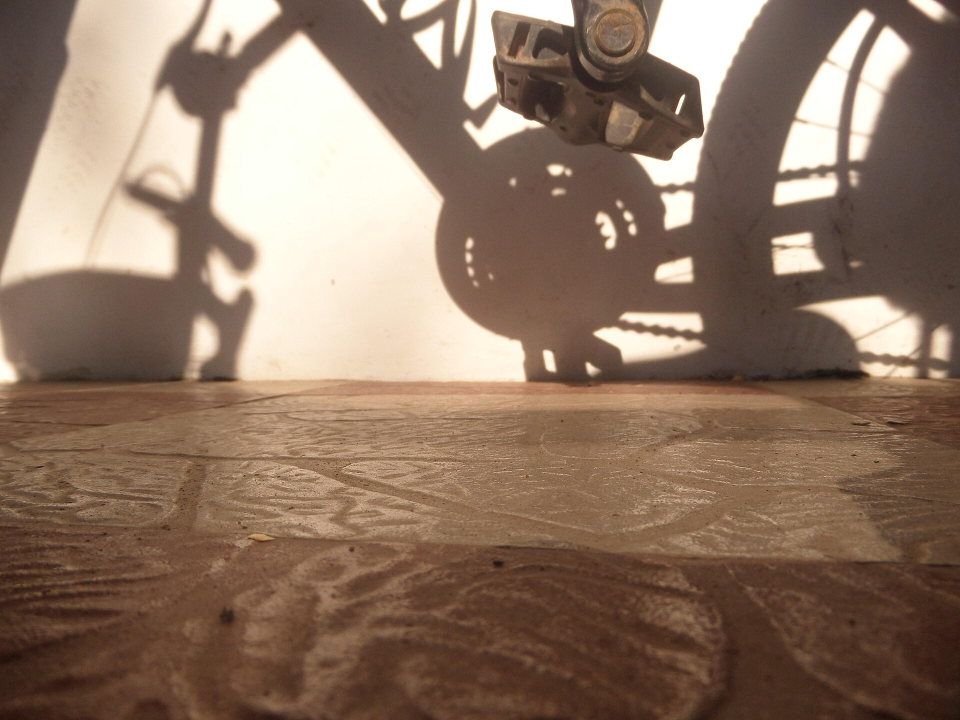
#> input picture app-store/concepts/A/v4-source-media/v4-10-shadow-of-bicycle-frame.jpg, 1920 x 1440 px, given in place of out.png, which was not available (shown at 1/2 size)
$ python wordmark_from_today.py out.png out.png
#> lines starting #> are read from the running program, lines starting #| are printed output that depends on the picture
#!/usr/bin/env python3
"""Schriftzug „GaleriQ“ (Tresor-Rad als Q) aus der echten, dunklen Startseiten-Aufnahme lösen.

Nur Pixel der App: Helligkeit über dem Seitengrund wird zur Deckkraft, gefärbt in Tinte. Nie vergrößert."""
from PIL import Image


def extract(path, ink=(0x1C, 0x19, 0x16), rtl=False):
#> called with path = 'out.png', ink = (28, 25, 22), rtl = False
    im = Image.open(path).convert('RGB')
#> im is the input picture: PIL image 1920x1440 RGB; mean R, G, B 140.7, 116.5, 98.8
    if rtl:
        # In Arabisch steht der Schriftzug oben rechts: gespiegelt suchen, danach zurückspiegeln.
        im = im.transpose(Image.FLIP_LEFT_RIGHT)
    w, h = im.size
#> w = 1920; h = 1440
    gray = im.convert('L')
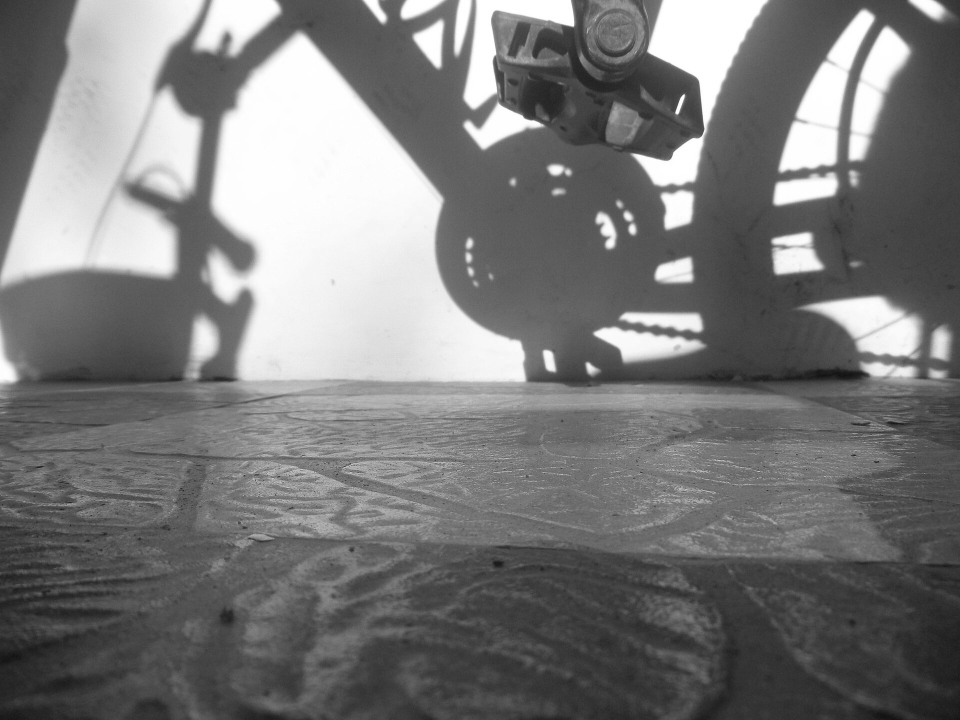
#> gray: PIL image 1920x1440 L (shown at 1/2 size); min 9, max 255, mean 121.7
#> (the run stopped early here; a loop or call above may not have finished)

$ run again, on app-store/concepts/A/v4-source-media/v4-13-coffee-in-bangalore.jpg
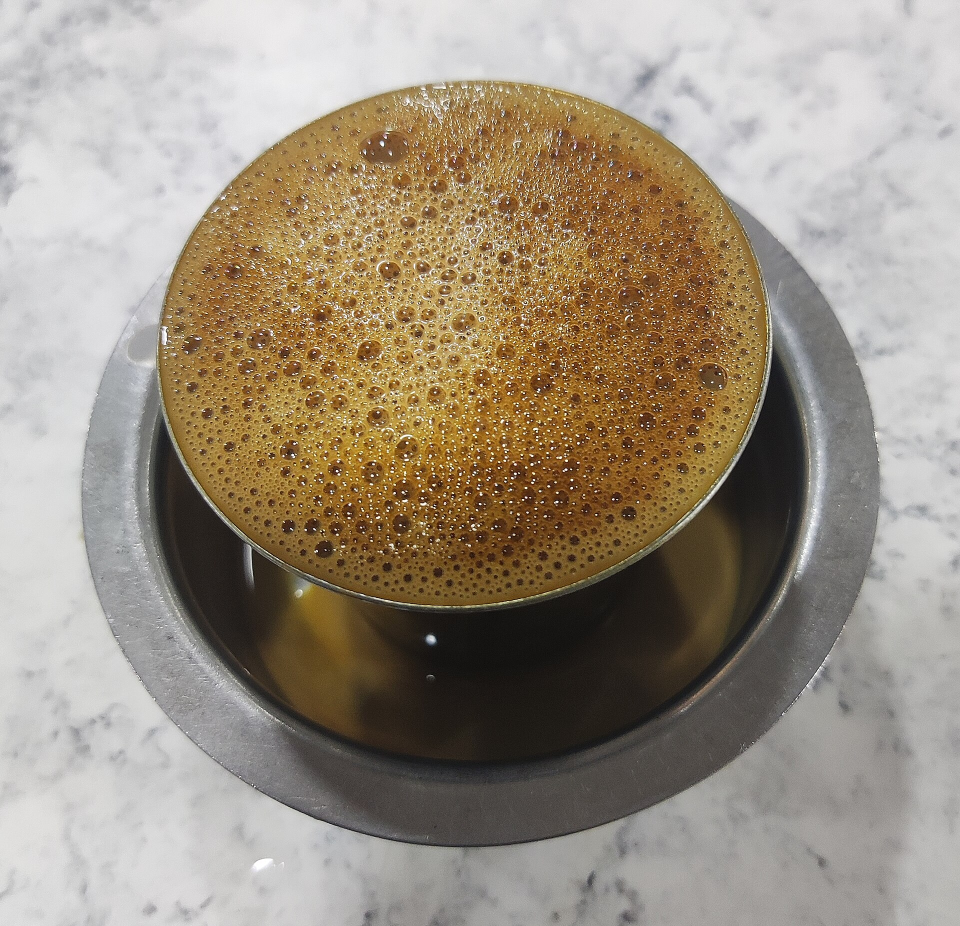
#> input picture app-store/concepts/A/v4-source-media/v4-13-coffee-in-bangalore.jpg, 1920 x 1852 px, given in place of out.png, which was not available (shown at 1/2 size)
#> in extract, im is the input picture: PIL image 1920x1852 RGB; mean R, G, B 156.4, 144.8, 129
#> in extract, `gray = im.convert('L')`:
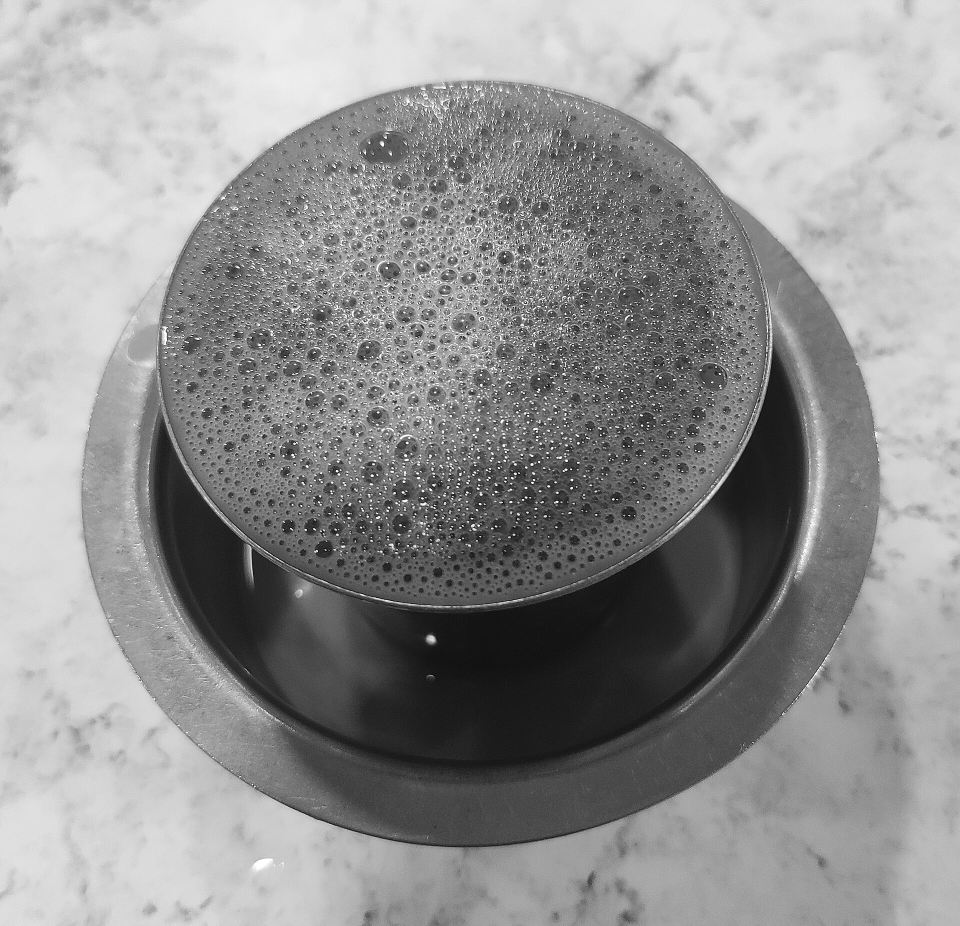
#> gray: PIL image 1920x1852 L (shown at 1/2 size); min 0, max 255, mean 146.5

$ run again, on app-store/concepts/A/v4-source-media/v4-36-golden-retriever-adult.jpg
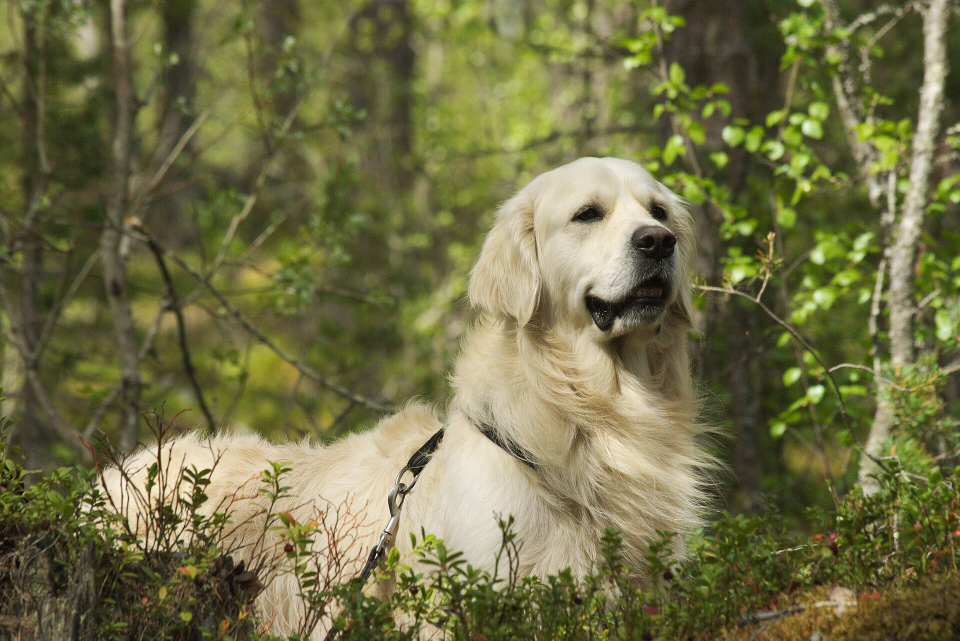
#> input picture app-store/concepts/A/v4-source-media/v4-36-golden-retriever-adult.jpg, 1920 x 1281 px, given in place of out.png, which was not available (shown at 1/2 size)
#> in extract, im is the input picture: PIL image 1920x1281 RGB; mean R, G, B 113.6, 111.6, 70.4
#> in extract, `gray = im.convert('L')`:
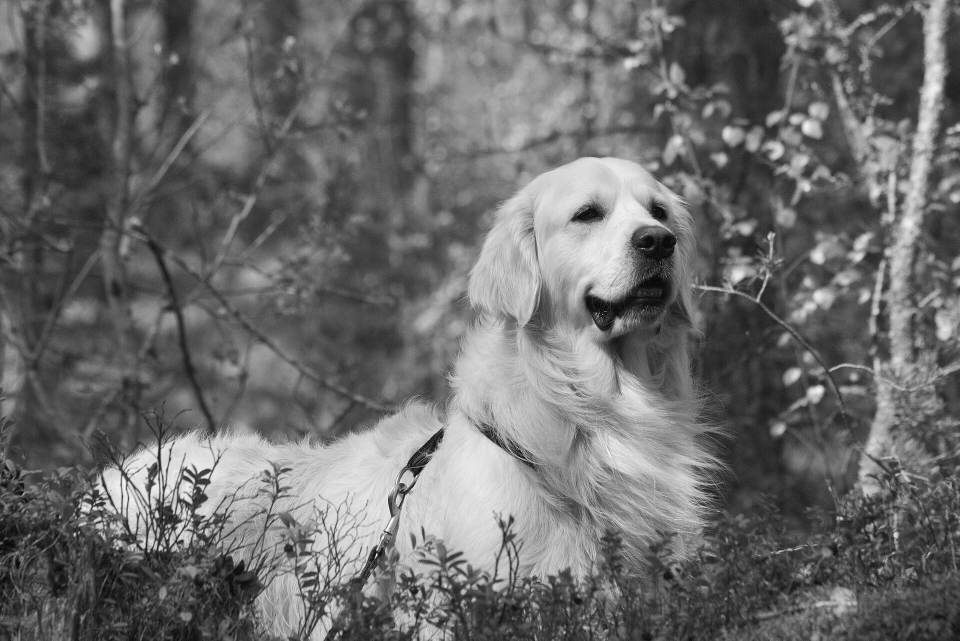
#> gray: PIL image 1920x1281 L (shown at 1/2 size); min 0, max 255, mean 107.5
